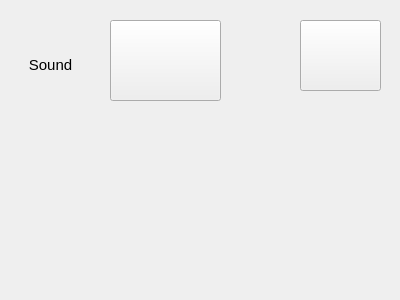
<?xml version="1.0" encoding="UTF-8"?>
<ui version="4.0">
 <class>Settings</class>
 <widget class="QWidget" name="Settings">
  <property name="geometry">
   <rect>
    <x>0</x>
    <y>0</y>
    <width>400</width>
    <height>300</height>
   </rect>
  </property>
  <property name="windowTitle">
   <string>Form</string>
  </property>
  <widget class="QLabel" name="sound_label">
   <property name="geometry">
    <rect>
     <x>10</x>
     <y>20</y>
     <width>81</width>
     <height>91</height>
    </rect>
   </property>
   <property name="text">
    <string>&lt;html&gt;&lt;head/&gt;&lt;body&gt;&lt;p align=&quot;center&quot;&gt;&lt;span style=&quot; font-size:11pt;&quot;&gt;Sound&lt;/span&gt;&lt;/p&gt;&lt;/body&gt;&lt;/html&gt;</string>
   </property>
  </widget>
  <widget class="QPushButton" name="sound_bottom">
   <property name="geometry">
    <rect>
     <x>110</x>
     <y>20</y>
     <width>111</width>
     <height>81</height>
    </rect>
   </property>
   <property name="text">
    <string/>
   </property>
  </widget>
  <widget class="QPushButton" name="exit_bottom">
   <property name="geometry">
    <rect>
     <x>300</x>
     <y>20</y>
     <width>81</width>
     <height>71</height>
    </rect>
   </property>
   <property name="text">
    <string/>
   </property>
  </widget>
 </widget>
 <resources/>
 <connections/>
</ui>
